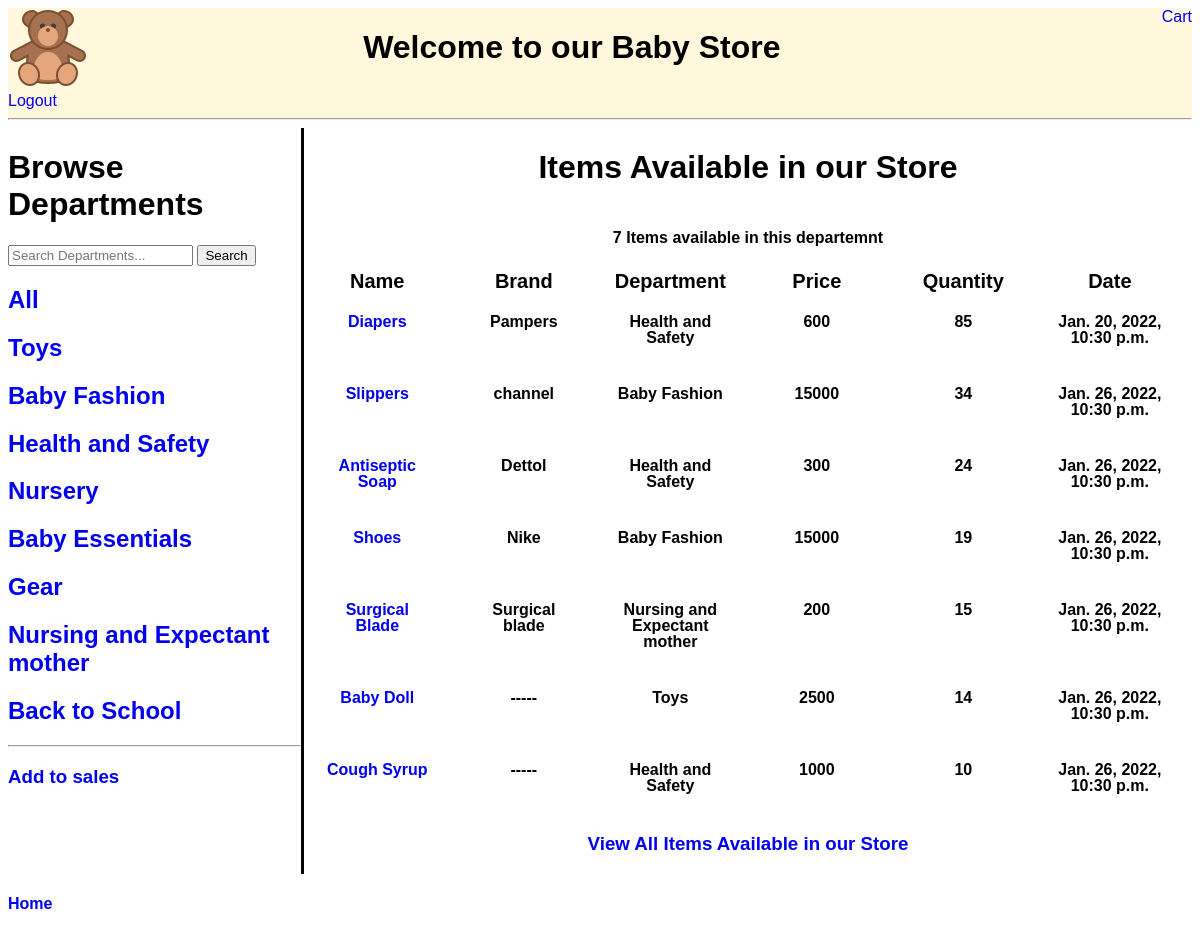
Screenshot of / (signed in) with the database file from the repository.
### app/models.py (models this page shows, shortened)
class Department(models.Model):
    name = models.CharField(max_length=200, unique=True)
    def __str__(self):
        return self.name

class Item(models.Model):
    department = models.ForeignKey(Department, on_delete=CASCADE)
    brand = models.CharField(max_length=200, blank=True)
    name = models.CharField(max_length=200, unique=True)
    price = models.IntegerField(null=False)
    dozen_price = models.IntegerField(blank=True, null=True)
    quantity = models.IntegerField(default=0)
    time_added = models.DateTimeField(default=datetime.now, blank=True)
    updated = models.DateTimeField(null=True, blank=True)
    class Meta:
        ordering = ['-quantity', '-price']

### app/views.py (the view)
# urls.py: path('', views.home, name='home'),
def home(request):
    q = request.GET.get('q') if request.GET.get('q') != None else ''
    items = Item.objects.filter(Q(department__name__icontains=q))
    items = items[:7]
    item_count = items.count()
    departments = Department.objects.all()
    context = {'departments': departments, "items": items, "item_count": item_count}
    return render(request, 'app/home.html', context)

### app/templates/app/home.html (shortened to what this page needs)
<!DOCTYPE html>
<html>
<head>
</head>
<body>
{% extends 'main.html' %}
{% block content %}
<div class='home-view'>
    <div class="home-departments">
        <h1>Browse Departments</h1>
        <div>
            <form method="GET" action="{%url 'home' %}">
                <input type="text" name='q' placeholder="Search Departments..." />
                <input type="submit" value="Search"/>
            </form>
        </div>
        <div><h2><a href="{% url 'home' %}">All</a></h2></div>
        {% for department in departments %}
            <h2><a href="{% url 'department' department.id %}?q={{department.name}}">{{department.name}}</a></h2>
        {%endfor%}
        <hr/>
        {% if user.is_superuser or user.is_staff%}
        <div>
            <h3><a href="{% url 'add_sales' %}">Add to sales</a></h3>
        </div>
        {% endif %}
    </div>
    <div class="Home-items">
        <h1>Items Available in our Store</h1>
        <table id="result_list">
        {% if items %}
        <div>
            {% if item_count > 1 %}
            <h4>{{item_count}} Items available in this departemnt </h4>
            {% else %}
            <h4>{{room_count}} Item available in this departemnt</h4>
            {% endif %}
        </div>
        <thead style="font-weight: 800;">
            <tr>
                <th scope="col" class="sortable column-item">
                    <div class="text">Name</div>
                </th>
                <th scope="col" class="sortable column-brand">
                    <div class="text">Brand</div>
                </th>
                <th scope="col" class="sortable column-department">
                    <div class="text">Department</div>
                </th>
                <th scope="col" class="sortable column-price sorted descending">
                    <div class="text">Price</div>
                </th>
                <th scope="col" class="sortable column-quantity sorted descending">
                    <div class="text">Quantity</div>
                </th>
                {% if request.user.is_staff or request.user.is_superuser%}
                <th scope="col" class="sortable column-quantity sorted descending">
                    <div class="text">Date</div>
                </th>
                {% endif %}
            </tr>
        </thead>
        <tbody>
            {% for item in items %}
            <tr>
                <th class="field-item nowrap" style="font-weight: 650;">
                <a href="{% url 'item' item.id  %}">{{item.name|title}}</a></th>
                <td class="field-brand">
                {% if item.brand %}
                    {{item.brand}}
                {% else %}
                    -----
                {% endif %}
                </td>
                <td class="field-department">{{item.department}}</td>
                <td class="field-price">{{item.price}}</td>
                <td class="field-quantity">{{item.quantity}}</td>
                {% if request.user.is_staff or request.user.is_superuser%}
                    <td class="field-date">{{item.time_added}}</td>
                {% endif %}
            </tr>
            {% endfor %}
        </tbody>
        </table>
        <h3><a href="{% url 'all_items' %}">View All Items Available in our Store</a></h3>
        {% else %}
            No Item Available in this Department
        {% endif %}
    </div>
</div>
</body>
</html>
{% endblock %}

### app/templates/app/home.html (style rules this page uses)
body { font-size: medium; font-style: normal; font-family: 'Trebuchet MS', 'Lucida Sans Unicode', 'Lucida Grande', 'Lucida Sans', Arial, sans-serif; }
.home-view { display: grid; grid-template-columns: 25% 75%; }
.Home-items { display: grid; text-align: center; }
a:link { text-decoration: none; }
.home-departments { font-size: medium; font-style: normal; font-family: 'Trebuchet MS', 'Lucida Sans Unicode', 'Lucida Grande', 'Lucida Sans', Arial, sans-serif; border-right: solid; }
table { border-collapse: collapse; }
tr { font-size: 14px; font-weight: bold; font-style: normal; display: grid; text-align: center; grid-template-columns: 16.5% 16.5% 16.5% 16.5% 16.5% 16.5%; max-width: 100%; }
td, th { font-size: 16px; line-height: 16px; border-bottom: 1px solid var(--hairline-color); vertical-align: top; padding: 20px; }
th { font-weight: 700; text-align: center; }
thead th, tfoot td { color: var(--body-quiet-color); padding: 5px 10px; font-size: 20px; background: var(--body-bg); border: none; border-top: 1px solid var(--hairline-color); border-bottom: 1px solid var(--hairline-color); }
tr:nth-child(odd), .row-form-errors { background: var(--body-bg); }
tr:nth-child(even), tr:nth-child(even) .errorlist, tr:nth-child(odd)+.row-form-errors, tr:nth-child(odd)+.row-form-errors .errorlist { background: var(--darkened-bg); }

### templates/main.html (style rules this page uses)
body { font-size: medium; font-style: normal; font-family: 'Trebuchet MS', 'Lucida Sans Unicode', 'Lucida Grande', 'Lucida Sans', Arial, sans-serif; }

### rows the page displays
Department: name "Toys"
Department: name "Baby Fashion"
Department: name "Health and Safety"
Department: name "Nursery"
Department: name "Baby Essentials"
Department: name "Gear"
Department: name "Nursing and Expectant mother"
Department: name "Back to School"
Item: name "Diapers", brand "Pampers", department "Health and Safety", price "600", quantity "85", time_added "Jan. 20, 2022, 10:30 p.m."
Item: name "Slippers", brand "channel", department "Baby Fashion", price "15000", quantity "34", time_added "Jan. 26, 2022, 10:30 p.m."
Item: name "Antiseptic Soap", brand "Dettol", department "Health and Safety", price "300", quantity "24", time_added "Jan. 26, 2022, 10:30 p.m."
Item: name "Shoes", brand "Nike", department "Baby Fashion", price "15000", quantity "19", time_added "Jan. 26, 2022, 10:30 p.m."
Item: name "Surgical Blade", brand "Surgical blade", department "Nursing and Expectant mother", price "200", quantity "15", time_added "Jan. 26, 2022, 10:30 p.m."
Item: name "Baby Doll", department "Toys", price "2500", quantity "14", time_added "Jan. 26, 2022, 10:30 p.m."
Item: name "Cough Syrup", department "Health and Safety", price "1000", quantity "10", time_added "Jan. 26, 2022, 10:30 p.m."

### other values shown
{{ item_count }} "7"
